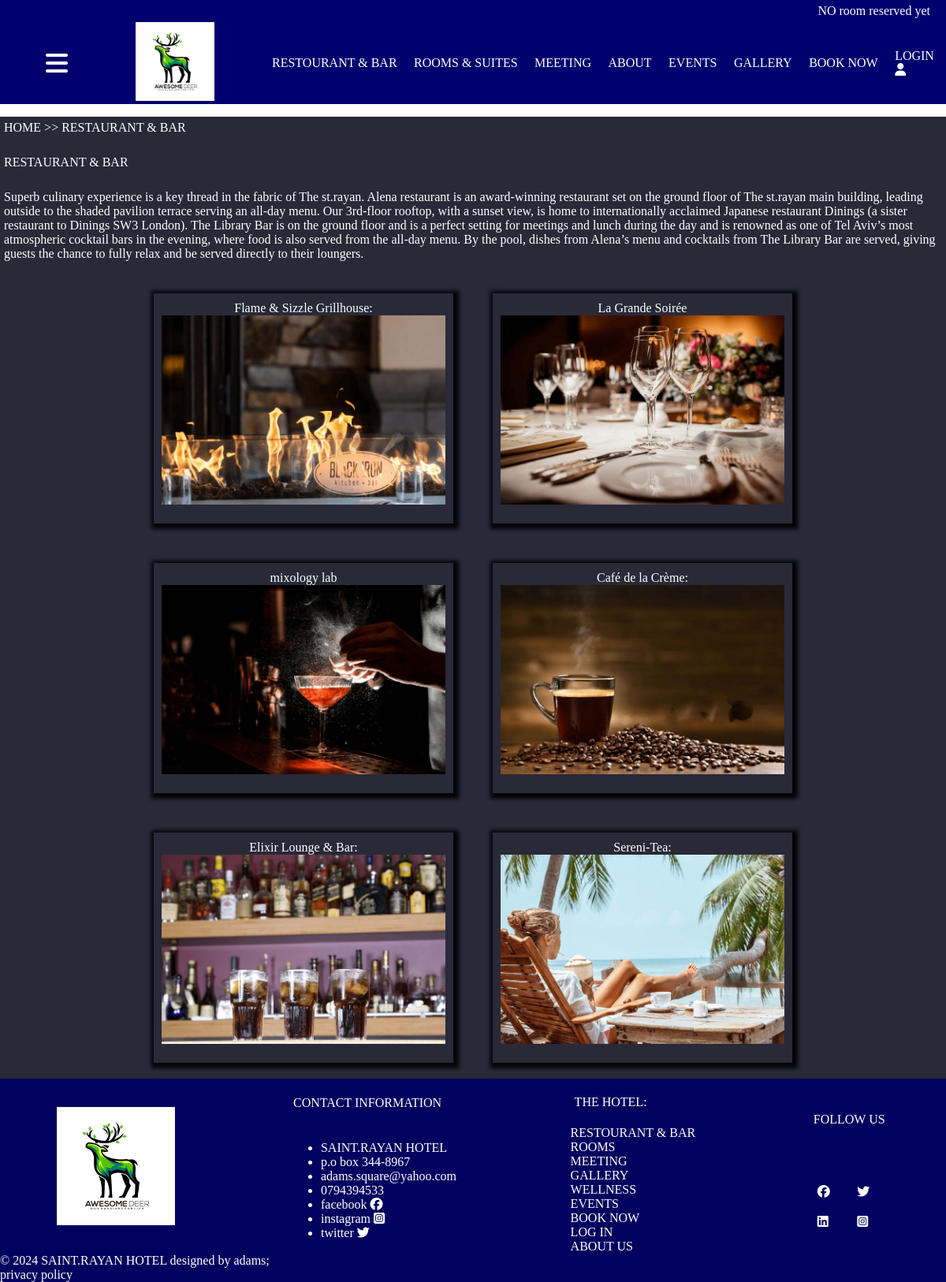
/restaurant/, run on the app's committed database.
### service/models.py (models this page shows)
class Restaurant(models.Model):
    name = models.CharField(max_length=150)
    description = models.TextField()
    image = models.ImageField(upload_to="restaurant_images/")
    about = models.TextField(null=True)
    opening = models.TimeField(default=None, null=True)
    closing = models.TimeField(default=None, null=True)
    def get_absolute_url(self):
        return reverse("service:dish_r", args=[self.name])

class Hotel(models.Model):
    name = models.CharField(max_length=100)
    description = models.TextField()
    address = models.CharField(max_length=255)
    contact_email = models.EmailField()
    contact_phone = models.CharField(max_length=20)
    facebook = models.CharField(max_length=50)
    instagram = models.CharField(max_length=50)
    twitter = models.CharField(max_length=50)
    def __str__(self):
        return self.name

### service/views.py (the view)
# urls.py: path("restaurant/", views.Restaurant_page.as_view(), name="restaurant"),
class Restaurant_page(ListView):
    context_object_name = "restaurant"
    template_name = "service/res/restaurant.html"
    def get_queryset(self):
        return Restaurant.objects.all()
    def get_context_data(self, **kwargs):
        context = super().get_context_data(**kwargs)
        queryset1 = Hotel.objects.all()  # queryset for Hotel
        queryset2 = Restaurant.objects.all()
        context["hotel"] = queryset1
        context["restaurant"] = queryset2
        return context

### cart/cart.py (called while the page is built)
    def __len__(self):
        count = 0
        for item in self.cart.values():
            count += 1
        return count

### cart/context_processors.py (called while the page is built)
def cart(request):
    return {'cart': Cart(request)}

### service/context_processors.py (called while the page is built)
def hotel_details(request):
    details = Hotel.objects.all()
    lenth = len(details)
    return {"details": details, "len": lenth}

### service/templates/service/res/restaurant.html (shortened to what this page needs)
{% extends "service/base.html" %}
{% load static %}
{% block content %}
<p class="navigation">
    <span><a href="{% url "service:home" %}">HOME</a></span> >>
    <span><a href="{% url "service:restaurant" %}">RESTAURANT & BAR</a></span>
</p>
<div class="p_restourant_info">
   <p class="p_r_info_tittle">
    RESTAURANT & BAR
   </p>
   <p class="p_r_info_about">
    Superb culinary experience is a key thread in the fabric of The st.rayan. Alena restaurant is an award-winning restaurant set on the ground floor of The st.rayan main building, leading outside to the shaded pavilion terrace serving an all-day menu. Our 3rd-floor rooftop, with a sunset view, is home to internationally acclaimed Japanese restaurant Dinings (a sister restaurant to Dinings SW3 London). The Library Bar is on the ground floor and is a perfect setting for meetings and lunch during the day and is renowned as one of Tel Aviv’s most atmospheric cocktail bars in the evening, where food is also served from the all-day menu. By the pool, dishes from Alena’s menu and cocktails from The Library Bar are served, giving guests the chance to fully relax and be served directly to their loungers.
   </p>
</div>
<div class="p_restaurant_items">
    {% for dish in restaurant %}
        <div class="p_r_image">
             <div class="p_r_image_title">
                <a href="{{ dish.get_absolute_url }}">{{ dish.name }}</a>
             </div>
             <a href="{{ dish.get_absolute_url }}" class="image_link">
                <div class="p_r_image_item">
                 <img src="{{ dish.image.url }}" alt="{{ dish.name }}">
             </div>
            </a>
        </div>
    {% endfor %}
   </div>
{% endblock content %}

### service/templates/service/base.html (shortened to what this page needs)
{% load static %}
<!DOCTYPE html>
<html lang="en">
<head>
    <link rel="stylesheet" type="text/css" href="{% static 'service/css/style.css' %}">
    <link rel="stylesheet" href="https://cdn.jsdelivr.net/npm/swiper@10/swiper-bundle.min.css" />
</head>
<body>
   <div class="header">
    <div class="menu_item floater_menu">
        <div>  {% with total_items=cart|length %}
        {% if total_items > 0 %}
         <span class="res_room"> rooms reserved:
          <a href="{% url "cart:cart_detail" %}">
            {{ total_items }} room{{ total_items|pluralize }},
            ${{ cart.get_total_price }}
          </a> </span>
        {% else %}
        <span class="res_room"> <a href="{% url "service:booking" %}"> NO room reserved yet</a></span>
        {% endif %}
      {% endwith %}</div>
    </div>
       <div class="menu">
<div class="rich_m">
    <div class="header-icon" onclick="toggleSidebar()">
        <i class="fa-solid fa-bars"></i>
    </div>
    <a href="{% url "service:home" %}"><div class="menu_item"><img src="{% static 'service/images/hotel_logo.jpg' %}" alt="logo" class="header_logo"></div></a>
</div>
<div class="nav_men">
        <div class="menu_item"><a href="{% url 'service:restaurant' %}">RESTOURANT & BAR</a></div>
        <div class="menu_item"><a href="{% url 'service:roomtype' %}">ROOMS & SUITES</a></div>
        <div class="menu_item"><a href="{% url 'service:meeting' %}">MEETING</a></div>
        <div class="menu_item"><a href="{% url "service:about" %}">ABOUT</a></div>
        <div class="menu_item"><a href="{% url 'service:event' %}">EVENTS</a></div>
        <div class="menu_item"><a href="{% url "service:gallery" %}">GALLERY</a></div>
        <div class="menu_item"><a href="{% url 'service:booking' %}">BOOK NOW</a></div>
        {% if request.user.is_authenticated %}
        <div class="menu_item"><a href="{% url "service:account" %}">my profile <br><i class="fa-solid fa-user"></i></a></div>
        {% else %}
        <div class="menu_item"><a href="{% url "login" %}">LOGIN<br><i class="fa-solid fa-user"></i></a></div>
        {% endif %}
       </div>
    </div>
   </div>
   <div class="content">{% block content %}{% endblock content %}</div>
   <div class="footer" id="c_ftr">
      <div class="footer_menu">
         <div class="footer_item imftr"><img src=" {% static 'service/images/hotel_logo.jpg' %}" alt="logo" class="footer_logo"></div>
         <div class="footer_item footer_contact_info">
            <p class="co_in">CONTACT INFORMATION</p>
            <ul>
                {% for hotel in details %}
                <li class="info">{{ hotel.name }}</li>
                <li class="info">{{ hotel.address }}</li>
                <li class="info">{{ hotel.contact_email }}</li>
                <li class="info">{{ hotel.contact_phone }}</li>
                <li class="info"><a href="https://{{ hotel.facebook }}" target="blank">facebook <span><i class="fa-brands fa-facebook"></i></span></a></li>
                <li class="info"><a href="https://{{ hotel.instagram }}" target="blank">instagram <span><i class="fa-brands fa-square-instagram"></i></span></a></li>
                <li class="info"><a href="https://{{ hotel.twitter }}" target="blank">twitter <span><i class="fa-brands fa-twitter"></i></span></a></li>
                {% endfor %}
            </ul>
         </div>
         <div class="footer_item footer_hotel_menu">
            <p class="footer_hotel_menu_title"><a href="{% url "service:home" %}">THE HOTEL:</a></p>
            <div class="footer_hotel_menu_item"><a href="{% url "service:restaurant" %}">RESTOURANT & BAR</a></div>
            <div class="footer_hotel_menu_item"><a href="{% url "service:roomtype" %}">ROOMS</a></div>
            <div class="footer_hotel_menu_item"><a href="{% url "service:meeting" %}">MEETING</a></div>
            <div class="footer_hotel_menu_item"><a href="{% url "service:gallery" %}">GALLERY</a></div>
            <div class="footer_hotel_menu_item"><a href="{% url "service:wellness" %}">WELLNESS</a></div>
            <div class="footer_hotel_menu_item"><a href="{% url "service:event" %}">EVENTS</a></div>
            <div class="footer_hotel_menu_item"><a href="{% url "service:booking" %}">BOOK NOW</a></div>
            {% if request.user.is_authenticated %}
                <div>
                    <form action="{% url "logout"%}" method="POST">
                      <input type="submit" value="LOGOUT">
                      {% csrf_token %}
                    </form>
                </div>
                {% else %}
                <div><a href="{% url "login" %}">LOG IN</a></div>
                {% endif %}
                <div class="footer_hotel_menu_item"><a href="{% url "service:about" %}">ABOUT US</a></div>
        </div>
          <div class="footer_item icftr">
            <p class="title">FOLLOW US</p>
            <div class="social_icons">
                <div class="icon"><a href=""><i class="fa-brands fa-facebook"></i></a></div>
                <div class="icon"><a href=""><i class="fa-brands fa-twitter"></i></a></div>
                <div class="icon"><a href=""><i class="fa-brands fa-linkedin"></i></a></div>
                <div class="icon"><a href=""><i class="fa-brands fa-square-instagram"></i></a></div>
            </div>
         </div>
      </div>
    <div class="last_info">
        <div class="last_menu">&copy 2024 {{ details.first }} designed by adams;</div>
        <div class="last_menu">privacy policy</div>
    </div>
   </div>
</body>
</html>

### service/static/service/css/style.css (style rules this page uses)
body> * { background-color: rgb(41, 41, 56); box-sizing: border-box; color: white; }
body { width: 100%; margin: 0; padding: 0; }
a { color: white; text-decoration: none; }
html, body { overflow-x: hidden; }
.header { background-color: rgb(0, 0, 110); }
.menu { display: flex; align-items: center; justify-content: space-around; }
.rich_m { display: flex; width: 25%; justify-content: space-around; }
.nav_men { display: flex; align-items: center; justify-content: space-between; width: 70%; }
.menu_item a { color: white; text-decoration: none; }
.header_logo { height: 100px; width: 100px; }
.footer_menu { display: flex; justify-content: space-around; }
.footer { width: 100%; background-color: rgb(1, 1, 95); }
.footer_item { display: grid; justify-content: center; align-items: center; }
.social_icons { display: grid; grid-template-columns: 1fr 1fr; }
.icon { margin: 10px; }
.footer_logo { height: 150px; width: 150px; }
.image_link { font-size: 3em; color: blue; font-weight: 900; font-family: 'Segoe UI', Tahoma, Geneva, Verdana, sans-serif; }
.p_restaurant_items { display: grid; grid-template-columns: repeat(2, 35%); grid-auto-rows: minmax(100px, auto); gap: 10px; justify-content: center; align-content: center; }
.p_r_image { padding: 10px; text-align: center; place-self: center; margin: 20px; box-shadow: 2px 2px 5px 5px rgb(4, 4, 7); }
.p_r_image_item> img { width: 100%; }
.image_link { display: block; }
.header-icon { cursor: pointer; display: flex; justify-content: center; align-items: center; font-size: 2em; }
.floater_menu { display: flex; justify-content: right; padding: 5px 0; }
.floater_menu div { margin: 0 20px; }
.res_room> * { animation: move 2s cubic-bezier(0.075, 0.82, 0.165, 1) 1s 2 ; }
div { bordder: 2px red solid; }
p { padding:5px }

### data on the page
Restaurant: name "Flame & Sizzle Grillhouse:", image (picture)
Restaurant: name "La Grande Soirée", image (picture)
Restaurant: name "mixology lab", image (picture)
Restaurant: name "Café de la Crème:", image (picture)
Restaurant: name "Elixir Lounge & Bar:", image (picture)
Restaurant: name "Sereni-Tea:", image (picture)
Hotel: name "SAINT.RAYAN HOTEL", address "p.o box 344-8967", contact_email "adams.square@yahoo.com", contact_phone "0794394533", first "SAINT.RAYAN HOTEL"
